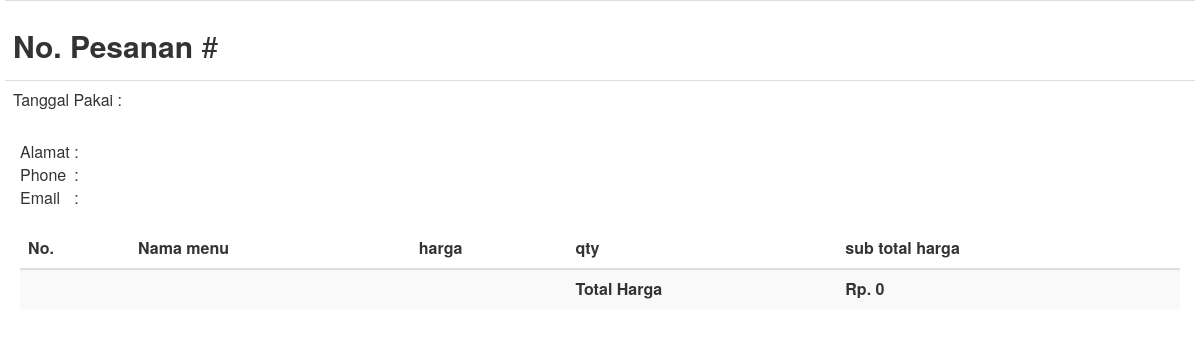
The page /nota.php?resi=HNSR2023019044642 on the database as committed earlier.
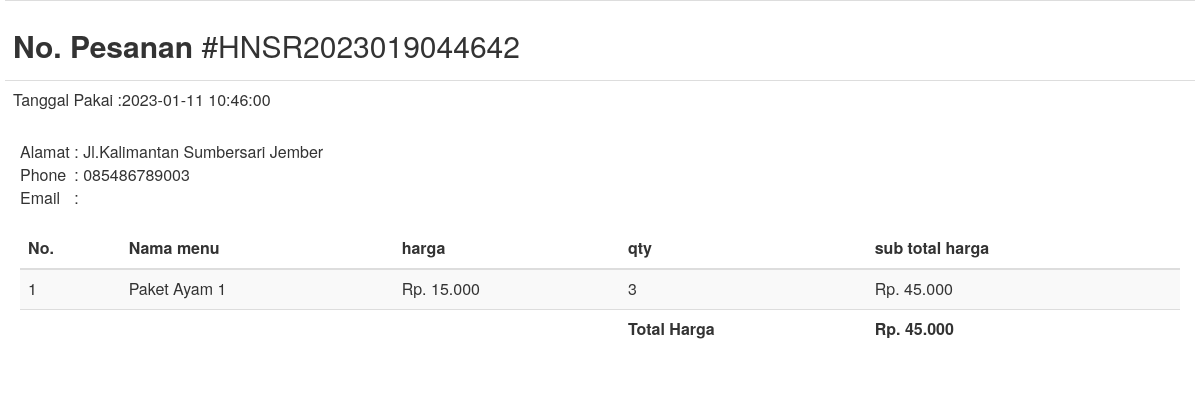
The same page on the database as committed later.
### tables this page shows
CREATE TABLE `orders` (
  `id_order` int(11) NOT NULL,
  `no_pesanan` varchar(255) NOT NULL,
  `tgl_pesan` date NOT NULL,
  `tgl_pakai` datetime NOT NULL,
  `harga_satuan` varchar(50) NOT NULL,
  `qty` varchar(255) NOT NULL,
  `subtotal_harga` varchar(50) NOT NULL,
  `total_harga` varchar(50) NOT NULL,
  `alamat_lengkap` varchar(255) NOT NULL,
  `no_hp` varchar(15) NOT NULL,
  `catatan` varchar(255) DEFAULT NULL,
  `tgl_bayar` date DEFAULT NULL,
  `bukti_pembayaran` varchar(255) DEFAULT NULL,
  `status_pesanan` enum('Belum Dibayar','Sedang Diproses','Selesai') NOT NULL,
  `id_user` int(11) NOT NULL,
  `id_menu` int(11) NOT NULL,
  `id_pembayaran` int(11) NOT NULL
);

CREATE TABLE `menu` (
  `id_menu` int(11) NOT NULL,
  `nama_menu` varchar(100) NOT NULL,
  `harga` varchar(50) NOT NULL,
  `detail` text NOT NULL,
  `gambar` varchar(50) NOT NULL,
  `id_kategori` int(11) NOT NULL
);

### function/rupiah.php (called while the page is built)
<?php
function rupiah($angka){
	$hasil_rupiah = "Rp. " . number_format($angka,0,',','.');
	return $hasil_rupiah;
}
?>

### nota.php (the view, shortened to what this page needs)
<link rel="stylesheet" href="https://maxcdn.bootstrapcdn.com/bootstrap/3.3.7/css/bootstrap.min.css">
<body style="padding: 0 20;">
    <div>
        <?php
        include "koneksi.php";
        include('function/rupiah.php');
        $userMail =  $_SESSION['email'] ;
        $no_pesanan = $_GET['resi'];
        $select = mysqli_query($koneksi, "SELECT * FROM orders JOIN menu ON orders.id_menu = menu.id_menu JOIN pembayaran ON orders.id_pembayaran = pembayaran.id_pembayaran WHERE no_pesanan = '$no_pesanan'");
        $select2 = mysqli_query($koneksi, "SELECT * FROM orders WHERE no_pesanan = '$no_pesanan'");
        $data1 = mysqli_fetch_array($select2);
        ?>
        <section class="content">
            <div class="row">
                <div>
                    <div class="span12">
                        <table class="table">
                            <tbody>
                                <tr>
                                    <td><h2><strong>No. Pesanan </strong>#<?php echo $data1['no_pesanan']; ?> </h2></td>
                                </tr>
                                <tr>
                                    <td>Tanggal Pakai :</strong><?php echo $data1['tgl_pakai']; ?></td>
                                </tr>
                            </tbody>
                        </table>
                    </div>
                </div>
            </div>
            <div class=" invoice-col">
                <table>
                    <tr>
                        <td>Alamat</td>
                        <td>&nbsp;:&nbsp;</td>
                        <td><?php echo $data1['alamat_lengkap']; ?></td>
                    </tr>
                    <tr>
                        <td>Phone</td>
                        <td>&nbsp;:&nbsp;</td>
                        <td><?php echo $data1['no_hp']; ?></td>
                    </tr>
                    <tr>
                        <td>Email</td>
                        <td>&nbsp;:&nbsp;</td>
                        <td><?php echo $userMail; ?></td>
                    </tr>
                </table>
            </div>
        </div>
        <br>
        <div class="row">
            <div class="col-xs-12 table-responsive">
              <table class="table table-striped">
                <thead>
                    <tr>
                      <th>No.</th>
                      <th>Nama menu</th>
                      <th>harga</th>
                      <th>qty</th>
                      <th>sub total harga</th>
                  </tr>
              </thead>
              <tbody>
                <?php
                $no=1;
                $grand_total = 0;
                while($data = mysqli_fetch_array($select)){
                    ?>
                    <tr>
                        <td><?php echo $no++; ?></td>
                        <td><?php echo $data['nama_menu']; ?></td>
                        <td><?php echo rupiah($data['harga_satuan']); ?></td>
                        <td><?php echo $data['qty']; ?></td>
                        <td><?php echo rupiah($sub_total = ($data['harga_satuan'] * $data['qty'])); ?></td>
                    </tr>
                    <?php
                    $grand_total += $sub_total;
                }
                ?>
                <tr>
                    <td colspan="3"></td>
                    <td><b>Total Harga</b></td>
                    <td><b><?php echo rupiah($grand_total); ?></b></td>
                </tr>
            </tbody>
        </table>
    </div>
</div>
</body>

Rows that differ between the two databases and show on the page:
added orders: no_pesanan "HNSR2023019044642", tgl_pakai "2023-01-11 10:46:00", alamat_lengkap "Jl.Kalimantan Sumbersari Jember", no_hp "085486789003", id_menu.nama_menu "Paket Ayam 1", harga_satuan "Rp. 15.000", qty "3", rupiah($sub_total = ($data['harga_satuan'] * $data['qty'])) "Rp. 45.000"
Other text that changed with them:
rupiah($grand_total): "Rp. 0" → "Rp. 45.000"
